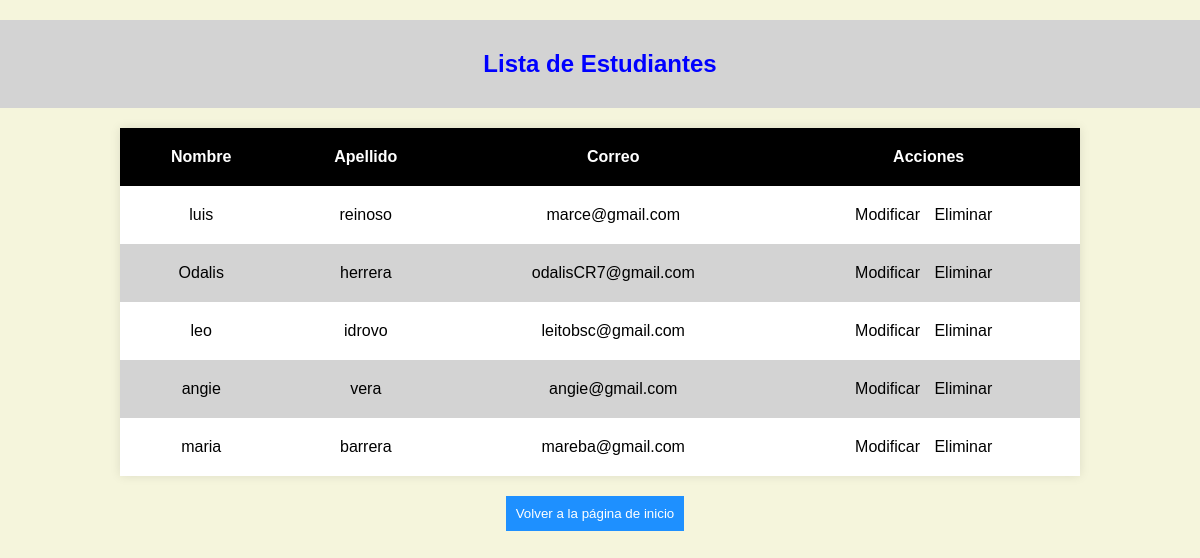
/lista_estudiantes/, run on the app's committed database.
### estudiantes/models.py (models this page shows, shortened)
class Estudiante(models.Model):
    nombre = models.CharField(max_length=100)
    apellido = models.CharField(max_length=100)
    correo = models.EmailField()
    @classmethod
    def ver_todos(cls):
        return cls.objects.all()

### estudiantes/views.py (the view)
# urls.py: path('lista_estudiantes/', lista_estudiantes, name='lista_estudiantes'),
def lista_estudiantes(request):
    estudiantes = Estudiante.ver_todos()
    return render(request, 'lista_estudiantes.html', {'estudiantes': estudiantes})

### estudiantes/templates/lista_estudiantes.html (shortened to what this page needs)
<!DOCTYPE html>
<html lang="en">
<head>
</head>
<body>
    <h2>Lista de Estudiantes</h2>
    <table>
        <thead>
            <tr>
                <th>Nombre</th>
                <th>Apellido</th>
                <th>Correo</th>
                <th>Acciones</th>
            </tr>
        </thead>
        <tbody>
            {% for estudiante in estudiantes %}
                <tr>
                    <td>{{ estudiante.nombre }}</td>
                    <td>{{ estudiante.apellido }}</td>
                    <td>{{ estudiante.correo }}</td>
                    <td>
                        <a href="{% url 'modificar_estudiante' estudiante.id %}">Modificar</a>
                        <a href="{% url 'eliminar_estudiante' estudiante.id %}">Eliminar</a>
                    </td>
                </tr>
            {% endfor %}
        </tbody>
    </table>
    <a href="{% url 'inicio' %}">
        <button>Volver a la página de inicio</button>
    </a>
</body>
</html>

### estudiantes/templates/lista_estudiantes.html (style rules this page uses)
body { font-family: 'Arial', sans-serif; background-color:beige; text-align: center; margin: 0; padding: 0; }
h2 { background-color:lightgray; color: blue; padding: 30px; }
table { width: 80%; margin: 20px auto; border-collapse: collapse; background-color: white; box-shadow: 0 0 10px rgba(0, 0, 0, 0.1); }
th, td { padding: 20px; }
th { background-color: black; color: white; }
tr:nth-child(even) { background-color:lightgray; }
a { text-decoration: none; color: black ; margin-right: 10px; }
button { background-color: DodgerBlue; color: white; padding: 10px; border: none; cursor: pointer; }

### data on the page
Estudiante: nombre "luis", apellido "reinoso", correo "marce@gmail.com"
Estudiante: nombre "Odalis", apellido "herrera", correo "odalisCR7@gmail.com"
Estudiante: nombre "leo", apellido "idrovo", correo "leitobsc@gmail.com"
Estudiante: nombre "angie", apellido "vera", correo "angie@gmail.com"
Estudiante: nombre "maria", apellido "barrera", correo "mareba@gmail.com"
